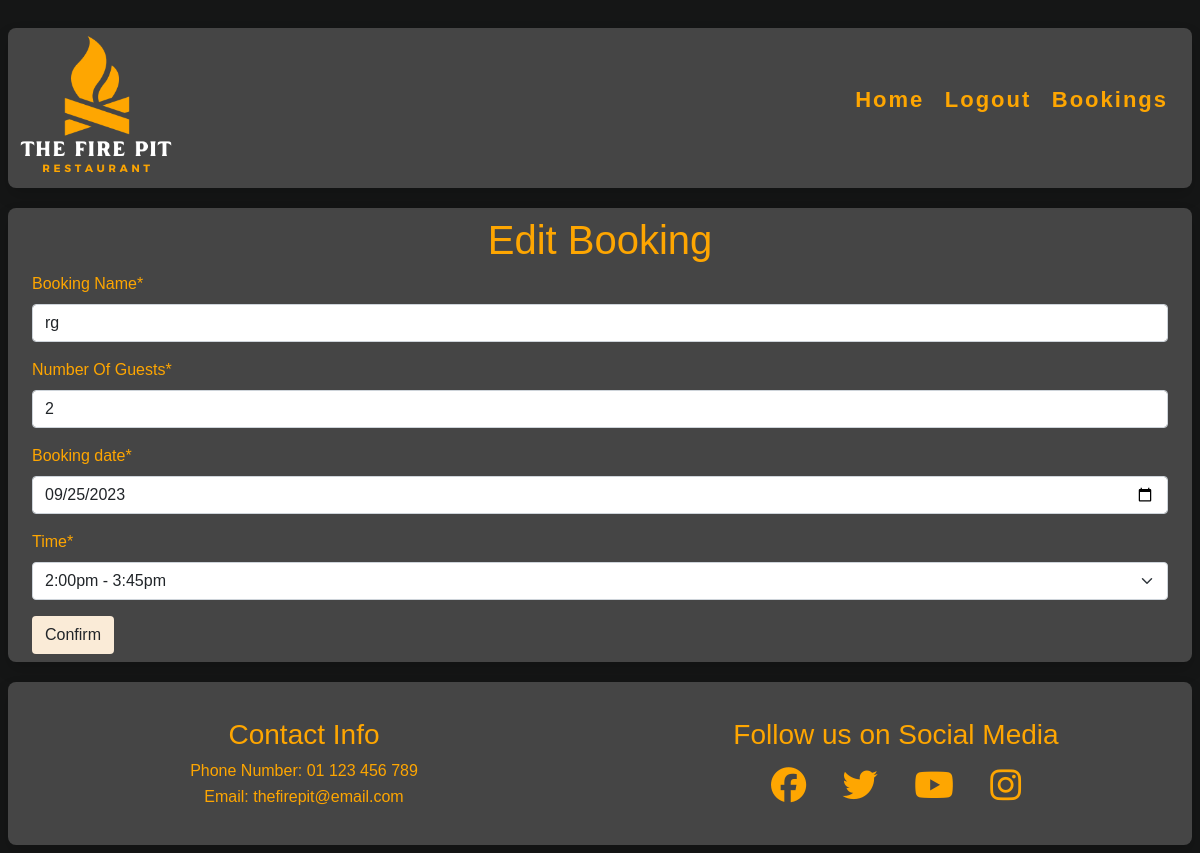
Page /booking/edit_booking/11 (signed in) on the earlier database version.
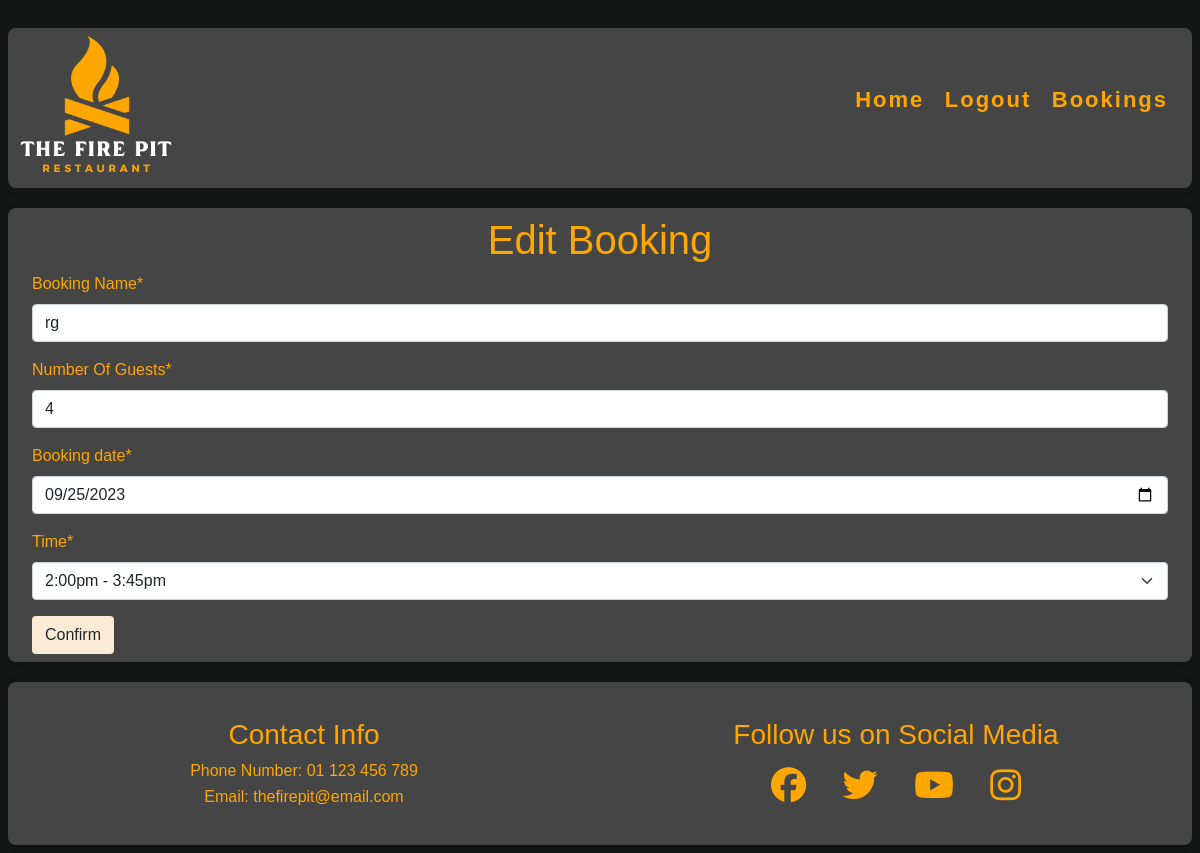
Same page on the later database version.
### booking/models.py (models this page shows, shortened)
class Booking(models.Model):
    customer = models.ForeignKey(
        User, on_delete=models.CASCADE, related_name="customer")
    booking_name = models.CharField(max_length=25)
    tables_needed_small = models.IntegerField(default=0)
    tables_needed_medium = models.IntegerField(default=0)
    tables_needed_large = models.IntegerField(default=0)
    guest_count = models.IntegerField(default=2)
    booking_date = models.DateField()
    booking_time = models.IntegerField(choices=TIME_SLOTS, default=1)
    class Meta:
        ordering = ['booking_date', 'booking_time']

### booking/views.py (the view, shortened to what this page needs)
# urls.py: path('edit_booking/<slug:pk>',
class edit_booking(LoginRequiredMixin, UserPassesTestMixin, UpdateView):
    form_class = BookingForm
    template_name = 'booking/edit_booking.html'
    success_url = "/"
    model = Booking
    def test_func(self):
        if self.request.user.is_staff:
            return True
        else:
            return self.request.user == self.get_object().customer

### booking/forms.py (shortened to what this page needs)
class BookingForm(forms.ModelForm):
    booking_date = forms.DateField(widget=forms.TextInput(attrs={'type': 'date'}),
                                   required=True)
    class Meta:
        model = Booking
        fields = [
            'booking_name', 'guest_count', 'booking_date', 'booking_time',
            ]
        labels = {
            'booking_name': 'Booking Name',
            'guest_count': 'Number Of Guests',
            'booking_date': 'Date',
            'booking_time': 'Time',
        }
    def __init__(self, *args, **kwargs):
        super().__init__(*args, **kwargs)
        self.fields['booking_date'].widget.attrs['class'] = 'datepicker'
        self.fields['booking_date'].widget.attrs['autocomplete'] = 'off'

### booking/templates/booking/edit_booking.html (shortened to what this page needs)
{% extends "base.html" %}
{% load static %}
{% load crispy_forms_tags %}
{% block content %}
<div class="m-3">
    <form method="POST" action="{% url 'edit_booking' booking.id %}" class="form mb-2 p-2 form-style" enctype="multipart/form-data">
        <h1 class="text-center">Edit Booking</h1>
        {{ form|crispy }}
        <button type="submit" class="btn button-style">Confirm</button>
    </form>
</div>
{% endblock %}

Differences in the rows shown:
changed Booking "rg": guest_count "2" → "4"
